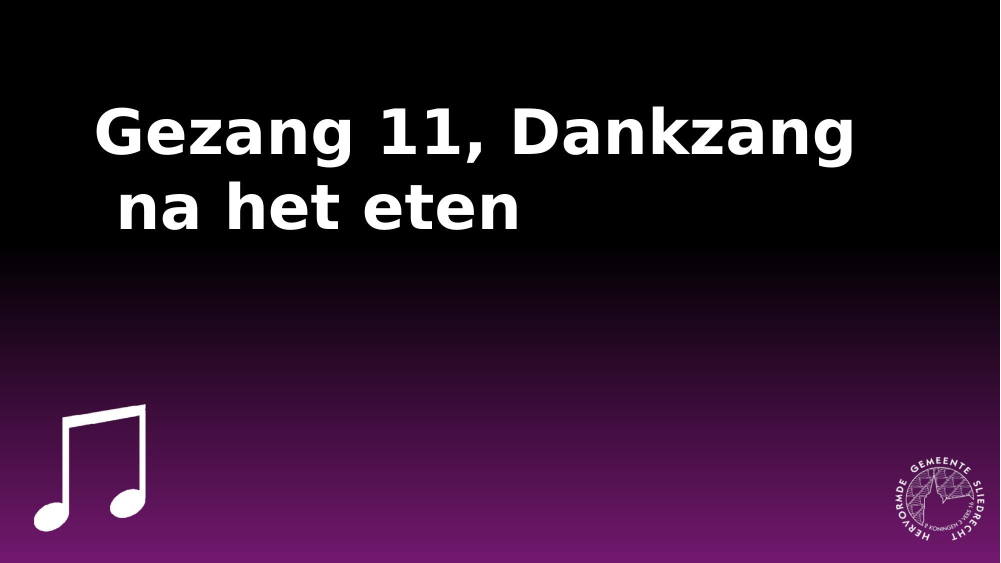
#> input picture data/render_cache/Gezang_11__Dankzang_na_het_eten/slide-1.jpg, 2001 x 1125 px (shown at 1/2 size)
$ python -i weerklank.py   (imports and definitions only)
#> lines starting #> are read from the running program, lines starting #| are printed output that depends on the picture
"""
weerklank.py
============
Zet de zipjes van liedbundels online (Weerklank) om naar dia-afbeeldingen
voor de dienst-PowerPoint. Dit is de logica uit de losse app "kerkdia"
(zie kerkdia/app/app.py in de aangeleverde 7z), overgezet naar de vorm die
de hoofdapp nodig heeft: per Weerklank-lied één zipje, dat hier wordt
uitgepakt en per liedje een lijst klaargemaakte (bijgesneden) png-dia's
oplevert, klaar om achter de titel-dia van dat lied te plakken.

Hoe het werkt (getrouw aan kerkdia):
- De liedbundel-zipjes bevatten per vers 1 of meer .png's (namen als
  'projectie-388-muziek-1-1.png', 'projectie-WKL1-muziek-2-1.png',
  'nl-wk-projectiediap-p10-muziek-1-1.png' ...).
- Elke png is een witte/transparante achtergrond met de liedtekst erop.
  De witte rand wordt eraf geknipt (40 px marge, zelfde truc als kerkdia:
  helderheid wordt als doorzichtigheid behandeld, gecorrigeerd met de
  pixel linksboven) zodat de tekst groot op de dia kan.
- De png's worden in dienst-volgorde gesorteerd (zelfde sorteersleutel
  als kerkdia) en krijgen ieder een plaatsing op de dia mee: even groot
  als het scherm óf (voor smalle, hoge plaatjes) zo hoog als de dia, en
  opeenvolgende verzen houden dezelfde breedte zodat de tekst mooi
  doorloopt van dia naar dia.

GEBRUIK:
    from weerklank import verwerk_zip, plaatsing

    dia_plaatjes = verwerk_zip("lied_192.zip", werkmap)  # [{'pad','breedte','hoogte'}, ...]
    for info in dia_plaatjes:
        links, boven, breedte, hoogte, vorige = plaatsing(
            DIA_BREEDTE, DIA_HOOGTE, info, vorige)
"""
import os
import re
import zipfile

from PIL import Image, ImageChops
from werkzeug.utils import secure_filename

# Dia-afmetingen van het kerksjabloon (13,33 x 7,5 inch in EMU) -- dezelfde
# maten als add_picture_slide_after in pptx_surgery.py gebruikt.
DIA_BREEDTE = 12192000
DIA_HOOGTE = 6858000

_MARGE = 40  # px witte rand rond de tekst die meekomt (zoals kerkdia)


# ---------------------------------------------------------------------------
# Sorteren: zelfde sleutel als kerkdia's extract_song (is_sorting-variant),
# zodat de png's in dezelfde volgorde komen als de dia's die de losse
# kerkdia-app vroeger maakte.
# ---------------------------------------------------------------------------

# [20 lines left out: function _sorteer_sleutel, not called in this run]


# ---------------------------------------------------------------------------
# Bijsnijden (port van kerkdia's convert_image, zonder de dia-toevoeging)
# ---------------------------------------------------------------------------

def _bijsnijden(afbeeldingspad):
    """Knipt de witte/lege rand van een liedbundel-png af en geeft de
    bijgesneden PIL-afbeelding terug (of None als de png leeg is)."""
    afbeelding = Image.open(afbeeldingspad).convert("LA")
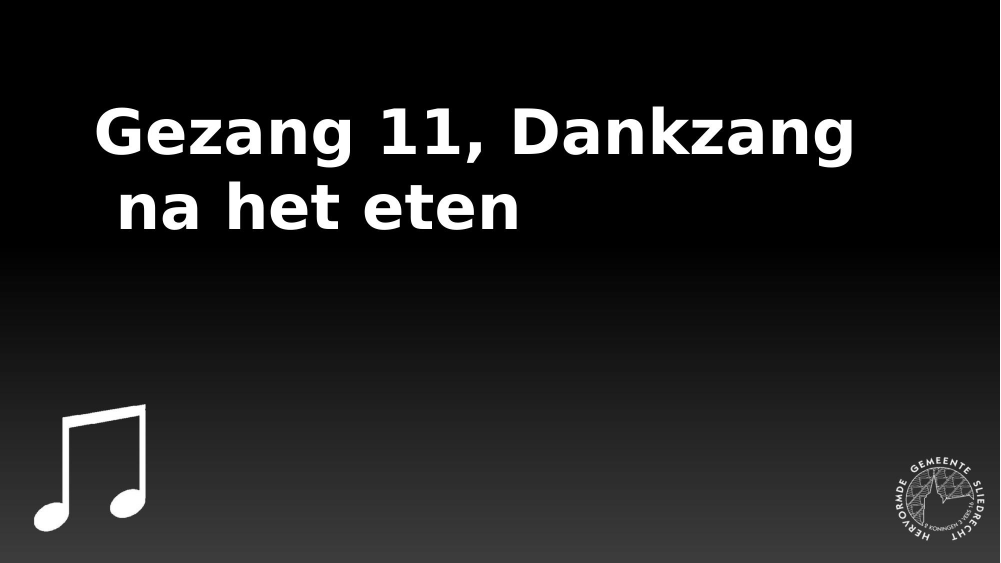
#> afbeelding: PIL image 2001x1125 LA (shown at 1/2 size); mean R, G, B, A 29.1, 29.1, 29.1, 255
    alpha = afbeelding.getchannel("L")
    if alpha.getpixel((0, 0)) > 127:
        # witte achtergrond -> wit als doorzichtig behandelen
        alpha = ImageChops.invert(alpha)
    afbeelding.putalpha(alpha)
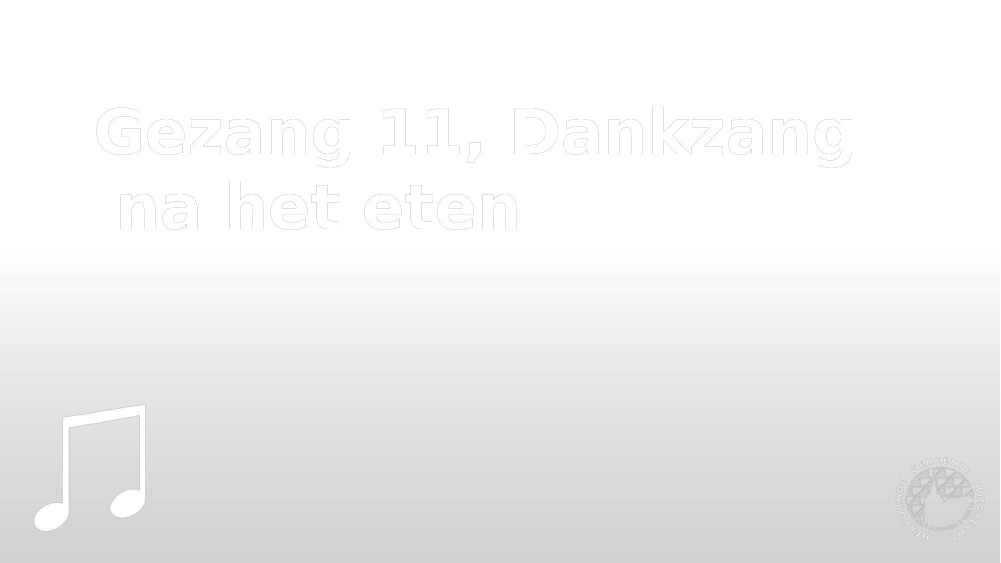
#> afbeelding: PIL image 2001x1125 LA (shown at 1/2 size); mean R, G, B, A 29.1, 29.1, 29.1, 29.1; transparent parts drawn white
    kader = alpha.getbbox()
#> kader = (0, 0, 2001, 1125)
    if kader is None:
        return None
    links, boven, rechts, onder = kader
#> links = 0; boven = 0; rechts = 2001; onder = 1125
    links = max(links - _MARGE, 0)
    boven = max(boven - _MARGE, 0)
    rechts = min(rechts + _MARGE, afbeelding.width)
    onder = min(onder + _MARGE, afbeelding.height)
    afbeelding = afbeelding.crop((links, boven, rechts, onder))
    return afbeelding


_MAX_BESTANDEN = 400            # zo veel png's zit er nooit in een liedbundel-zipje
_MAX_TOTAAL_BYTES = 300 * 1024 * 1024   # bescherming tegen een 'zip-bom'


# [75 lines left out: functions verwerk_zip, plaatsing, not called in this run]

>>> result = _bijsnijden('data/render_cache/Gezang_11__Dankzang_na_het_eten/slide-1.jpg')
